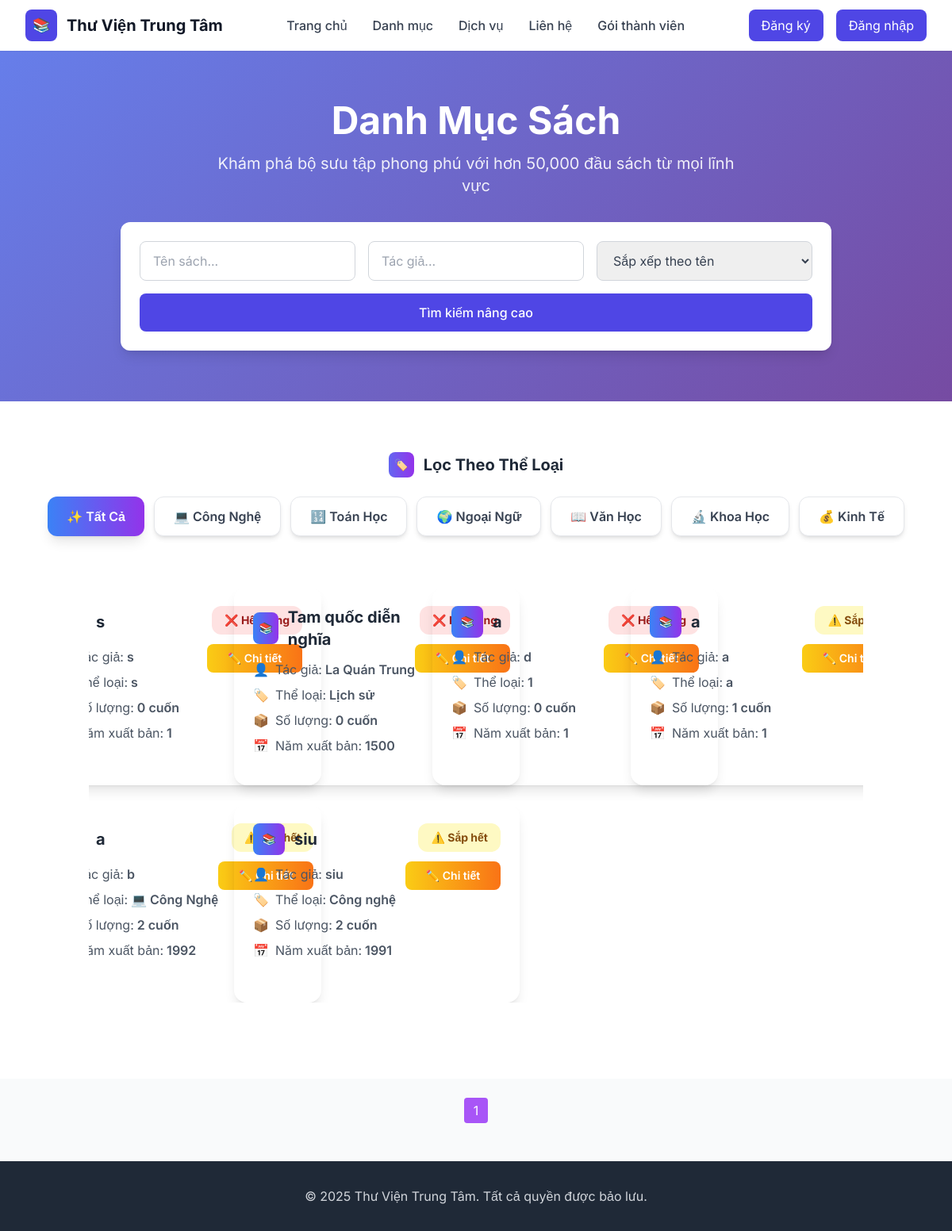
The app's page /library/catalog/ (signed in) with its own data.
### Librarian/models.py (models this page shows, shortened)
class Book(models.Model):
    STATUS_CHOICES = [
        ('available', 'Available'),
        ('unavailable', 'Unavailable'),
    ]
    book_id = models.AutoField(primary_key=True)
    title = models.CharField(max_length=255)
    author = models.CharField(max_length=255)
    year = models.IntegerField(blank=True, null=True)
    category = models.CharField(max_length=100, blank=True, null=True)
    quantity = models.PositiveIntegerField(default=0)
    status = models.CharField(max_length=20, choices=STATUS_CHOICES, default='available')
    description = models.TextField(blank=True, null=True)

### library/views.py (the view)
# urls.py: path('catalog/', views.catalog, name='catalog'),
def catalog(request):
    if not request.user.is_authenticated:
        return redirect("account:logout")
    books = Book.objects.all().order_by("-book_id")
    paginator = Paginator(books, 8)  # 8 sách mỗi trang
    page_number = request.GET.get("page")
    page_obj = paginator.get_page(page_number)
    try:
        user_profile = UserProfile.objects.get(user=request.user)
    except UserProfile.DoesNotExist:
        return redirect("account:logout")  # nếu không có hồ sơ thì về đăng nhập lại
    context = {
        "user_profile": user_profile,
        "max_days": getattr(user_profile, "max_days", 10),  # fallback mặc định
        "page_obj": page_obj,
    }
    return render(request, "library/catalog.html", context)

### account/membership_states.py (called while the page is built)
    @property
    def max_days(self):
        return 14

### account/models.py (called while the page is built)
    def get_membership_state(self):
        if self.membership_level == 'standard':
            return StandardState()
        elif self.membership_level == 'premium':
            return PremiumState()
        return BasicState()

    @property
    def max_days(self):
        return self.get_membership_state().max_days

### library/templates/library/catalog.html (shortened to what this page needs)
{% extends "base.html" %}
{% block content %}
<body class="bg-gray-50">
    <section class="hero-gradient text-white py-16">
        <div class="max-w-7xl mx-auto px-4 sm:px-6 lg:px-8">
            <div class="text-center mb-8">
                <h2 class="text-4xl md:text-5xl font-bold mb-4">Danh Mục Sách</h2>
                <p class="text-xl opacity-90 max-w-2xl mx-auto">Khám phá bộ sưu tập phong phú với hơn 50,000 đầu sách từ mọi lĩnh vực</p>
            </div>
            <div class="max-w-4xl mx-auto">
                <div class="bg-white rounded-xl p-6 shadow-lg">
                    <div class="grid grid-cols-1 md:grid-cols-3 gap-4 mb-4">
                        <input type="text" id="searchTitle" placeholder="Tên sách..."
                               class="px-4 py-3 border border-gray-300 rounded-lg focus:outline-none focus:ring-2 focus:ring-indigo-500 text-gray-700">
                        <input type="text" id="searchAuthor" placeholder="Tác giả..."
                               class="px-4 py-3 border border-gray-300 rounded-lg focus:outline-none focus:ring-2 focus:ring-indigo-500 text-gray-700">
                        <select id="sortBy" class="px-4 py-3 border border-gray-300 rounded-lg focus:outline-none focus:ring-2 focus:ring-indigo-500 text-gray-700">
                            <option value="title">Sắp xếp theo tên</option>
                        </select>
                    </div>
                    <button onclick="performSearch()" class="w-full bg-indigo-600 text-white py-3 rounded-lg hover:bg-indigo-700 transition-colors font-medium">
                        Tìm kiếm nâng cao
                    </button>
                </div>
            </div>
        </div>
    </section>
    <section class="py-16 bg-white">
      <div class="mb-8 flex flex-col items-center">
        <h3 class="text-xl font-bold text-gray-800 mb-6 flex items-center justify-center">
          <span class="w-8 h-8 bg-gradient-to-r from-indigo-500 to-purple-600 rounded-lg flex items-center justify-center mr-3">
            <span class="text-white text-sm">🏷️</span>
        </span>
          Lọc Theo Thể Loại
        </h3>
        <div class="flex flex-wrap justify-center gap-3">
          <button
            onclick="filterBooks('all')"
            class="category-btn filter-btn bg-gradient-to-r from-blue-500 to-purple-600 text-white px-6 py-3 rounded-xl font-semibold shadow-lg hover:shadow-xl transition-all duration-300"
          >
            ✨ Tất Cả
          </button>
          <button
            onclick="filterBooks('cong-nghe')"
            class="category-btn filter-btn bg-white text-gray-700 px-6 py-3 rounded-xl font-semibold shadow-md hover:bg-gradient-to-r hover:from-blue-500 hover:to-purple-600 hover:text-white transition-all duration-300 border border-gray-200"
          >
            💻 Công Nghệ
          </button>
          <button
            onclick="filterBooks('toan-hoc')"
            class="category-btn filter-btn bg-white text-gray-700 px-6 py-3 rounded-xl font-semibold shadow-md hover:bg-gradient-to-r hover:from-blue-500 hover:to-purple-600 hover:text-white transition-all duration-300 border border-gray-200"
          >
            🔢 Toán Học
          </button>
          <button
            onclick="filterBooks('ngoai-ngu')"
            class="category-btn filter-btn bg-white text-gray-700 px-6 py-3 rounded-xl font-semibold shadow-md hover:bg-gradient-to-r hover:from-blue-500 hover:to-purple-600 hover:text-white transition-all duration-300 border border-gray-200"
          >
            🌍 Ngoại Ngữ
          </button>
          <button
            onclick="filterBooks('van-hoc')"
            class="category-btn filter-btn bg-white text-gray-700 px-6 py-3 rounded-xl font-semibold shadow-md hover:bg-gradient-to-r hover:from-blue-500 hover:to-purple-600 hover:text-white transition-all duration-300 border border-gray-200"
          >
            📖 Văn Học
          </button>
          <button
            onclick="filterBooks('khoa-hoc')"
            class="category-btn filter-btn bg-white text-gray-700 px-6 py-3 rounded-xl font-semibold shadow-md hover:bg-gradient-to-r hover:from-blue-500 hover:to-purple-600 hover:text-white transition-all duration-300 border border-gray-200"
          >
            🔬 Khoa Học
          </button>
          <button
            onclick="filterBooks('kinh-te')"
            class="category-btn filter-btn bg-white text-gray-700 px-6 py-3 rounded-xl font-semibold shadow-md hover:bg-gradient-to-r hover:from-blue-500 hover:to-purple-600 hover:text-white transition-all duration-300 border border-gray-200"
          >
            💰 Kinh Tế
          </button>
        </div>
    </div>
    <div class="container mx-auto px-6 py-8">
      <div
        id="bookList"
        class="grid grid-cols-1 sm:grid-cols-2 md:grid-cols-3 lg:grid-cols-4 gap-6 justify-items-center max-h-960 overflow-y-auto scrollbar-hide"
      >
        {% for book in page_obj %}
    <div
      class="book-item book-card w-[360px] min-h-[250px] p-6 rounded-2xl shadow-lg hover:shadow-xl transition-all duration-300 fade-in-up"
      data-category="{{ book.category|slugify }}"
    >
          <div class="flex justify-between items-start">
            <div class="flex-1">
              <div class="flex items-center space-x-3 mb-3">
                <div
                  class="w-10 h-10 bg-gradient-to-r from-blue-500 to-purple-600 rounded-lg flex items-center justify-center"
                >
                  <span class="text-white text-sm"> 📚 </span>
                </div>
                <h4 class="text-xl font-bold text-gray-800 break-words line-clamp-2 ">{{ book.title }}</h4>
              </div>
          <div class="space-y-2 text-gray-600">
            <p class="flex items-center whitespace-nowrap">
              <span class="mr-2">👤</span>
              <span>Tác giả:</span>
              <span class="font-semibold ml-1">{{ book.author }}</span>
            </p>
            <p class="flex items-center whitespace-nowrap">
              <span class="mr-2">🏷️</span>
              <span>Thể loại:</span>
              <span class="font-semibold ml-1">{{ book.category }}</span>
            </p>
            <p class="flex items-center whitespace-nowrap">
              <span class="mr-2">📦</span>
              <span>Số lượng:</span>
              <span class="font-semibold ml-1">{{ book.quantity }} cuốn</span>
            </p>
            <p class="flex items-center whitespace-nowrap">
              <span class="mr-2">📅</span>
              <span>Năm xuất bản:</span>
              <span class="font-semibold ml-1">{{ book.year }}</span>
            </p>
          </div>
        </div>
        <div class="flex flex-col space-y-3 items-end">
          {% if book.quantity > 5 %}
          <span
            class="status-badge bg-green-100 text-green-800 px-4 py-2 rounded-xl text-sm font-bold"
            >✅ Còn hàng</span
          >
          {% elif book.quantity > 0 %}
          <span
            class="status-badge bg-yellow-100 text-yellow-800 px-4 py-2 rounded-xl text-sm font-bold"
            >⚠️ Sắp hết</span
          >
          {% else %}
          <span
            class="status-badge bg-red-100 text-red-800 px-4 py-2 rounded-xl text-sm font-bold"
            >❌ Hết hàng</span
          >
          {% endif %}
          <div class="flex space-x-2">
            <button
              onclick="editBook({{ book.book_id }})"
              class="bg-gradient-to-r from-yellow-400 to-orange-500 text-white px-4 py-2 rounded-lg hover:shadow-lg transition-all duration-300 text-sm font-semibold whitespace-nowrap min-w-[120px]"
            >
              ✏️ Chi tiết
            </button>
          </div>
        </div>
      </div>
    </div>
    {% endfor %}
  </div>
</div>
    </section>
<div class="flex justify-center mt-6 mb-12 space-x-2">
  {% for num in page_obj.paginator.page_range %}
    {% if page_obj.number == num %}
      <span class="px-3 py-1 bg-purple-500 text-white rounded">{{ num }}</span>
    {% else %}
      <a href="?page={{ num }}"
         class="px-3 py-1 bg-gray-200 rounded hover:bg-gray-300">{{ num }}</a>
    {% endif %}
  {% endfor %}
</div>
</body>
{% endblock %}

### records on screen
Book: title "s", author "s", category "s", quantity "0", year "1", shows "❌ Hết hàng"
Book: title "Tam quốc diễn nghĩa", author "La Quán Trung", category "Lịch sử", quantity "0", year "1500", shows "❌ Hết hàng"
Book: title "a", author "d", category "1", quantity "0", year "1", shows "❌ Hết hàng"
Book: title "a", author "a", category "a", quantity "1", year "1"
Book: title "a", author "b", category "💻 Công Nghệ", quantity "2", year "1992", shows "⚠️ Sắp hết"
Book: title "siu", author "siu", category "Công nghệ", quantity "2", year "1991", shows "⚠️ Sắp hết"

### other values on screen
{{ num }} "1"
